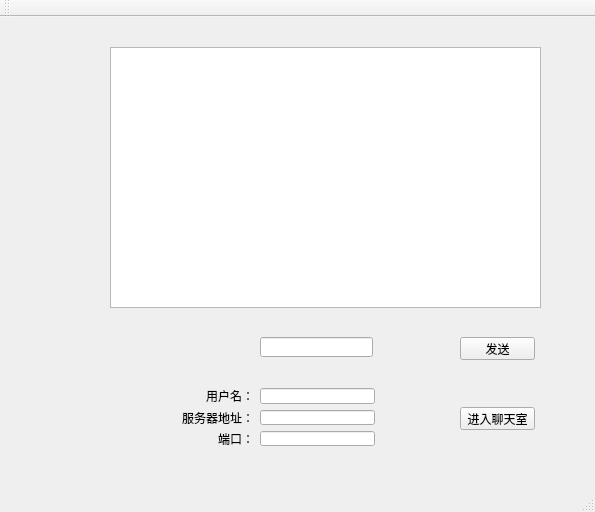
<?xml version="1.0" encoding="UTF-8"?>
<ui version="4.0">
 <class>MainWindow</class>
 <widget class="QMainWindow" name="MainWindow">
  <property name="geometry">
   <rect>
    <x>0</x>
    <y>0</y>
    <width>595</width>
    <height>512</height>
   </rect>
  </property>
  <property name="windowTitle">
   <string>MainWindow</string>
  </property>
  <widget class="QWidget" name="centralWidget">
   <widget class="QTextEdit" name="textEdit">
    <property name="geometry">
     <rect>
      <x>110</x>
      <y>30</y>
      <width>431</width>
      <height>261</height>
     </rect>
    </property>
   </widget>
   <widget class="QLineEdit" name="lineEditSend">
    <property name="geometry">
     <rect>
      <x>260</x>
      <y>320</y>
      <width>113</width>
      <height>20</height>
     </rect>
    </property>
   </widget>
   <widget class="QPushButton" name="pushButtonSend">
    <property name="geometry">
     <rect>
      <x>460</x>
      <y>320</y>
      <width>75</width>
      <height>23</height>
     </rect>
    </property>
    <property name="text">
     <string>发送</string>
    </property>
   </widget>
   <widget class="QPushButton" name="pushButtonEnter">
    <property name="geometry">
     <rect>
      <x>460</x>
      <y>390</y>
      <width>75</width>
      <height>23</height>
     </rect>
    </property>
    <property name="text">
     <string>进入聊天室</string>
    </property>
   </widget>
   <widget class="QWidget" name="">
    <property name="geometry">
     <rect>
      <x>171</x>
      <y>360</y>
      <width>215</width>
      <height>80</height>
     </rect>
    </property>
    <layout class="QVBoxLayout" name="verticalLayout">
     <item>
      <layout class="QHBoxLayout" name="horizontalLayout">
       <item>
        <widget class="QLabel" name="label">
         <property name="minimumSize">
          <size>
           <width>72</width>
           <height>0</height>
          </size>
         </property>
         <property name="text">
          <string>用户名：</string>
         </property>
         <property name="alignment">
          <set>Qt::AlignRight|Qt::AlignTrailing|Qt::AlignVCenter</set>
         </property>
        </widget>
       </item>
       <item>
        <widget class="QLineEdit" name="lineEditUserName"/>
       </item>
      </layout>
     </item>
     <item>
      <layout class="QHBoxLayout" name="horizontalLayout_2">
       <item>
        <widget class="QLabel" name="label_2">
         <property name="text">
          <string>服务器地址：</string>
         </property>
         <property name="alignment">
          <set>Qt::AlignRight|Qt::AlignTrailing|Qt::AlignVCenter</set>
         </property>
        </widget>
       </item>
       <item>
        <widget class="QLineEdit" name="lineEditServerIp"/>
       </item>
      </layout>
     </item>
     <item>
      <layout class="QHBoxLayout" name="horizontalLayout_3">
       <item>
        <widget class="QLabel" name="label_3">
         <property name="minimumSize">
          <size>
           <width>72</width>
           <height>0</height>
          </size>
         </property>
         <property name="text">
          <string>端口：</string>
         </property>
         <property name="alignment">
          <set>Qt::AlignRight|Qt::AlignTrailing|Qt::AlignVCenter</set>
         </property>
        </widget>
       </item>
       <item>
        <widget class="QLineEdit" name="lineEditServerPort"/>
       </item>
      </layout>
     </item>
    </layout>
   </widget>
  </widget>
  <widget class="QMenuBar" name="menuBar">
   <property name="geometry">
    <rect>
     <x>0</x>
     <y>0</y>
     <width>595</width>
     <height>23</height>
    </rect>
   </property>
  </widget>
  <widget class="QToolBar" name="mainToolBar">
   <attribute name="toolBarArea">
    <enum>TopToolBarArea</enum>
   </attribute>
   <attribute name="toolBarBreak">
    <bool>false</bool>
   </attribute>
  </widget>
  <widget class="QStatusBar" name="statusBar"/>
 </widget>
 <layoutdefault spacing="6" margin="11"/>
 <resources/>
 <connections/>
</ui>
